Frame 1 (no input): blank canvas, image omitted
Frame 60 (the mouse pressed at the canvas centre just before this capture): blank canvas, image omitted
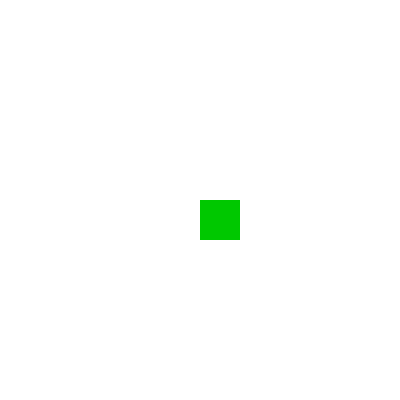
Frame 120 (the mouse held since frame 60 and released just before this capture)

The Processing sketch whose frames 1 and 60 were blank and that drew this single picture after the mouse press (run headless with seeded random() and noise(); from frame 60 on, the mouse is pressed at the canvas centre):

// Processing sketch: CellClick
// ── CellClick.pde
// CellClick
//
// Abstract the window into a 2d
// grid of clickable cells.
//
// Dan Wilcox danomatika.com 2016

// grid size in cells
int gridWidth = 10;
int gridHeight = 10;

// size of each grid cell in pixels
int cellWidth;
int cellHeight;

// 2 dimensional array that holds grid values,
// this is abstract storage that be used for any type
// of visualzation, the meaning of the values can be up to you
int grid[][];

void setup() {
  size(400, 400);
  
  // calculate the cell size based on the grid size and the window size
  cellWidth = width/gridWidth;
  cellHeight = height/gridHeight;
  
  // create the grid array & init the value at all positions to 0
  grid = new int[gridWidth][gridHeight];
  for(int y = 0; y < gridHeight; ++y) {
    for(int x = 0; x < gridWidth; ++x) {
      grid[y][x] = 0; // init to 0
    }
  }
  
  // no line please
  noStroke();
}

void draw() {
  
  // go through each grid pos and draw a rectangle whose
  // color is based on the current value at that pos
  for(int y = 0; y < gridHeight; ++y) {
    for(int x = 0; x < gridWidth; ++x) {
      int value = grid[y][x];
      if(value == 0) {
        fill(255);
      }
      else if(value == 1) {
        fill(0, 200, 0);  
      }
      else if(value == 2) {
        fill(0, 0, 200);  
      }
      else if(value == 3) {
        fill(200, 200, 0);  
      }
      else { // everything else
        fill(200, 0, 0);  
      }
      rect(x*cellWidth, y*cellHeight, cellWidth, cellHeight);  
    }
  }
}

void mousePressed() {
  
  // convert mouse pos into the lower resolution grid pos
  int x = mouseX / cellWidth;
  int y = mouseY / cellHeight;
  
  // call function to udpate the grid pos
  clickGridPos(x, y);
  
  // print the 
  println("clicked on "+(mouseX / cellWidth)+ " "+(mouseY / cellHeight));
}

// click on a grid pos
void clickGridPos(int x, int y) {
  
  // make something happen when the grid pos has a certain value
  if(grid[y][x] == 1) {
    println("hello world");  
  }
  
  // increase value at the grid pos
  grid[y][x] += 1;
}
